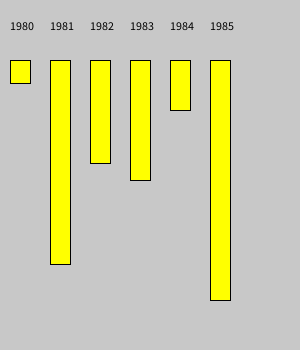
Frame 1 (no input)
Frame 60 (the mouse pressed at the canvas centre just before this capture): identical to frame 1, image omitted
Frame 120 (the mouse held since frame 60 and released just before this capture): identical to frame 1, image omitted

The Processing sketch that drew this single still picture (run headless with seeded random() and noise(); from frame 60 on, the mouse is pressed at the canvas centre):

// Processing sketch: processing_115273
// ── processing_115273.pde

int[] years = new int[6];
float[] frenchFriesEaten = {
  23, 204.4, 103.3, 120.4, 50.1, 240.4901
};
void setup() {
  size(300, 350);
  for (int i = 0; i<years.length; i++) {
    years[i] = 1980 + i;
  }
}
void draw() {
background(200);
  for (int i = 0; i<frenchFriesEaten.length; i++) {
    fill(255, 255, 0);
    rect(10 + (i * 40), 60, 20, frenchFriesEaten[i]);
    fill(0);
    text(years[i], 10 + (i * 40), 30);
  }
}
